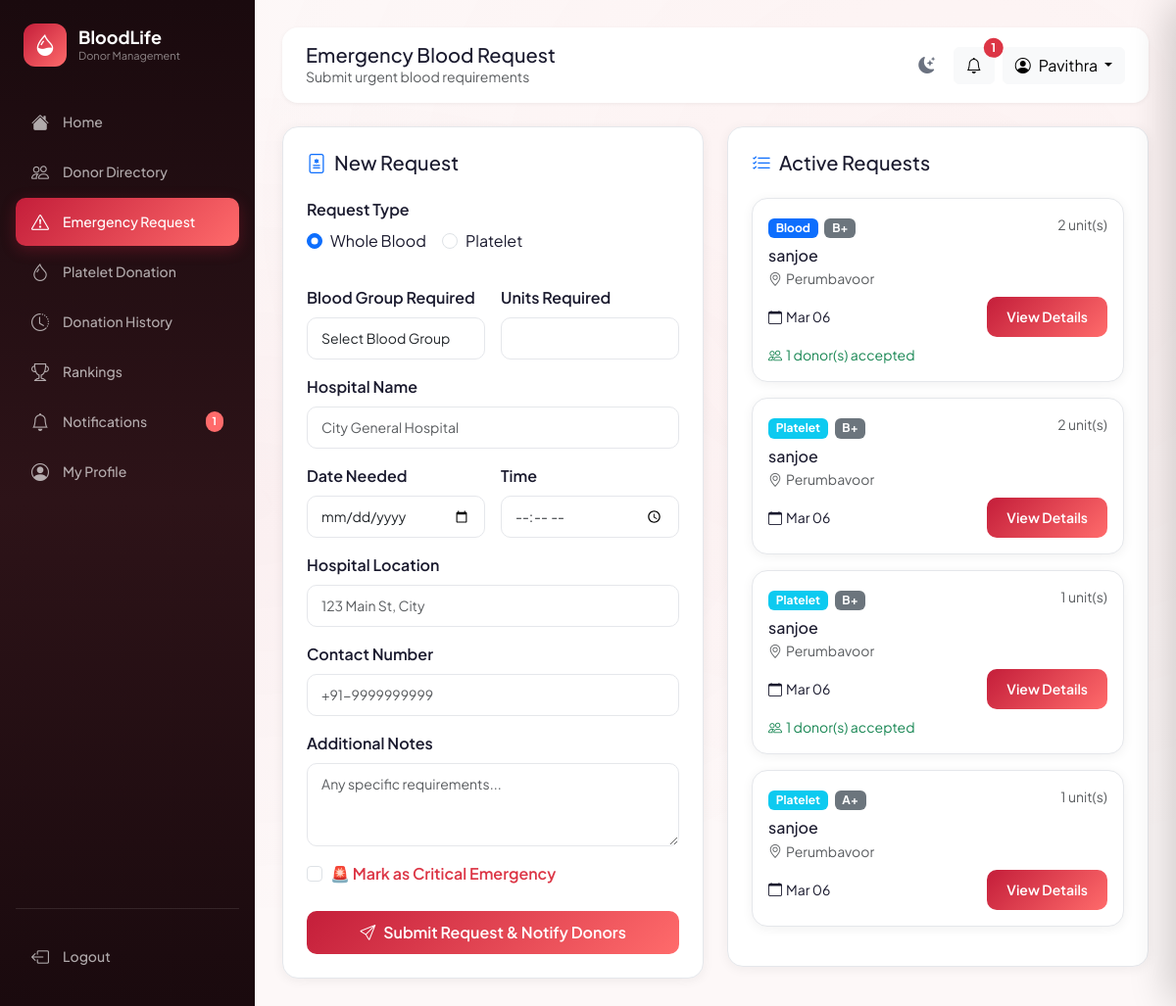
The page /requests/ (signed in) on the database its author committed.
### app/models.py (models this page shows, shortened)
class User(UserMixin, db.Model):
    __tablename__ = 'users'
    id = db.Column(db.Integer, primary_key=True)
    name = db.Column(db.String(100), nullable=False)
    email = db.Column(db.String(150), unique=True, nullable=False, index=True)
    password_hash = db.Column(db.String(256), nullable=False)
    role = db.Column(db.String(10), default='user')          # 'user' | 'admin'
    is_active = db.Column(db.Boolean, default=True)
    is_blocked = db.Column(db.Boolean, default=False)
    created_at = db.Column(db.DateTime, default=datetime.utcnow)
    last_login = db.Column(db.DateTime)
    profile = db.relationship('DonorProfile', back_populates='user',
                               uselist=False, cascade='all, delete-orphan')
    blood_requests = db.relationship('BloodRequest', back_populates='requester',
                                      foreign_keys='BloodRequest.user_id',
                                      cascade='all, delete-orphan')
    donation_history = db.relationship('DonationHistory', back_populates='donor',
                                        cascade='all, delete-orphan')
    platelet_donations = db.relationship('PlateletDonation', back_populates='donor',
                                          cascade='all, delete-orphan')
    notifications = db.relationship('Notification', back_populates='user',
                                     cascade='all, delete-orphan')
    eligibility_checks = db.relationship('EligibilityCheck', back_populates='user',
                                          cascade='all, delete-orphan')
    @property
    def is_admin(self):
        return self.role == 'admin'

class BloodRequest(db.Model):
    __tablename__ = 'blood_requests'
    id = db.Column(db.Integer, primary_key=True)
    user_id = db.Column(db.Integer, db.ForeignKey('users.id'), nullable=False)
    blood_group = db.Column(db.String(5), nullable=False)
    units = db.Column(db.Integer, nullable=False, default=1)
    hospital = db.Column(db.String(200), nullable=False)
    location = db.Column(db.String(300))
    need_date = db.Column(db.Date, nullable=False)
    need_time = db.Column(db.String(10))
    contact = db.Column(db.String(20))
    notes = db.Column(db.Text)
    is_urgent = db.Column(db.Boolean, default=False)
    request_type = db.Column(db.String(10), default='blood')   # 'blood' | 'platelet'
    status = db.Column(db.String(20), default='active')        # 'active' | 'fulfilled' | 'closed'
    created_at = db.Column(db.DateTime, default=datetime.utcnow)
    requester = db.relationship('User', back_populates='blood_requests',
                                 foreign_keys=[user_id])
    responses = db.relationship('RequestResponse', back_populates='request',
                                 cascade='all, delete-orphan')
    @property
    def accepted_count(self):
        return sum(1 for r in self.responses if r.action == 'accept')

class RequestResponse(db.Model):
    __tablename__ = 'request_responses'
    id = db.Column(db.Integer, primary_key=True)
    request_id = db.Column(db.Integer, db.ForeignKey('blood_requests.id'), nullable=False)
    donor_id = db.Column(db.Integer, db.ForeignKey('users.id'), nullable=False)
    action = db.Column(db.String(10))   # 'accept' | 'decline'
    responded_at = db.Column(db.DateTime, default=datetime.utcnow)
    request = db.relationship('BloodRequest', back_populates='responses')
    donor = db.relationship('User')

### app/requests_bp/routes.py (the view, shortened to what this page needs)
@requests.route('/', methods=['GET', 'POST'])
@login_required
def index():
    form = BloodRequestForm()
    active = BloodRequest.query.filter_by(status='active').order_by(
        BloodRequest.created_at.desc()).all()
    return render_template('requests/index.html', form=form, active_requests=active)

### app/templates/requests/index.html (shortened to what this page needs)
{% extends "base.html" %}
{% block page_title %}Emergency Blood Request{% endblock %}
{% block page_subtitle %}Submit urgent blood requirements{% endblock %}
{% block content %}
<div class="row g-4">
    <div class="col-lg-6">
        <div class="card-custom p-4">
            <h5 class="mb-4"><i class="bi bi-file-medical me-2 text-primary"></i>New Request</h5>
            <form method="POST" novalidate>
                <div class="row g-3">
                    <div class="col-12 mb-3">
                        <label class="form-label fw-semibold">Request Type</label>
                        <div class="d-flex gap-3">
                            {% for value, label in form.request_type.choices %}
                            <div class="form-check">
                                <input class="form-check-input" type="radio" name="request_type" id="type_{{ value }}" value="{{ value }}" {{ 'checked' if value == form.request_type.data }}>
                                <label class="form-check-label" for="type_{{ value }}">{{ label }}</label>
                            </div>
                            {% endfor %}
                        </div>
                    </div>
                    <div class="col-md-6">
                        <label class="form-label fw-semibold">Blood Group Required</label>
                        {{ form.blood_group(class="form-select form-control-custom") }}
                    </div>
                    <div class="col-md-6">
                        <label class="form-label fw-semibold">Units Required</label>
                        {{ form.units(class="form-control form-control-custom", min=1, max=20) }}
                    </div>
                    <div class="col-12">
                        <label class="form-label fw-semibold">Hospital Name</label>
                        {{ form.hospital(class="form-control form-control-custom", placeholder="City General Hospital")
                        }}
                    </div>
                    <div class="col-md-6">
                        <label class="form-label fw-semibold">Date Needed</label>
                        {{ form.need_date(class="form-control form-control-custom", type="date") }}
                    </div>
                    <div class="col-md-6">
                        <label class="form-label fw-semibold">Time</label>
                        {{ form.need_time(class="form-control form-control-custom", type="time") }}
                    </div>
                    <div class="col-12">
                        <label class="form-label fw-semibold">Hospital Location</label>
                        {{ form.location(class="form-control form-control-custom", placeholder="123 Main St, City") }}
                    </div>
                    <div class="col-12">
                        <label class="form-label fw-semibold">Contact Number</label>
                        {{ form.contact(class="form-control form-control-custom", placeholder="+91-9999999999") }}
                    </div>
                    <div class="col-12">
                        <label class="form-label fw-semibold">Additional Notes</label>
                        {{ form.notes(class="form-control form-control-custom", rows=3,
                        placeholder="Any specific requirements...") }}
                    </div>
                    <div class="col-12">
                        <div class="form-check">
                            {{ form.is_urgent(class="form-check-input") }}
                            <label class="form-check-label text-danger fw-semibold" for="is_urgent">
                                🚨 Mark as Critical Emergency
                            </label>
                        </div>
                    </div>
                </div>
                <button type="submit" class="btn btn-primary-custom w-100 mt-4">
                    <i class="bi bi-send me-2"></i>Submit Request &amp; Notify Donors
                </button>
            </form>
        </div>
    </div>
    <div class="col-lg-6">
        <div class="card-custom p-4">
            <h5 class="mb-4"><i class="bi bi-list-check me-2 text-primary"></i>Active Requests</h5>
            {% for req in active_requests %}
            <div class="card-custom p-3 mb-3 {{ 'border-danger' if req.is_urgent }}">
                <div class="d-flex justify-content-between align-items-start mb-2">
                    <div>
                        <span class="badge {{ 'bg-info' if req.request_type == 'platelet' else 'bg-primary' }} me-1">{{ req.request_type|capitalize }}</span>
                        <span class="badge bg-secondary me-1">{{ req.blood_group }}</span>
                    </div>
                    <small class="text-muted">{{ req.units }} unit(s)</small>
                </div>
                <h6 class="mb-1">{{ req.hospital }}</h6>
                <p class="text-muted small mb-2"><i class="bi bi-geo-alt me-1"></i>{{ req.location }}</p>
                <div class="d-flex justify-content-between align-items-center">
                    <small><i class="bi bi-calendar me-1"></i>{{ req.need_date.strftime('%b %d') }}
                        {% if req.need_time %}· {{ req.need_time }}{% endif %}</small>
                    <a href="{{ url_for('requests.view_request', req_id=req.id) }}"
                        class="btn btn-primary-custom btn-sm">View Details</a>
                </div>
                {% if req.accepted_count > 0 %}
                <p class="text-success small mt-2 mb-0"><i class="bi bi-people me-1"></i>{{ req.accepted_count }}
                    donor(s) accepted</p>
                {% endif %}
            </div>
            {% else %}
            <p class="text-muted text-center py-4">No active requests.</p>
            {% endfor %}
        </div>
    </div>
</div>
{% endblock %}

### app/templates/base.html (shortened to what this page needs)
<!DOCTYPE html>
<html lang="en">
<head>
    <link href="https://cdn.jsdelivr.net/npm/bootstrap@5.3.2/dist/css/bootstrap.min.css" rel="stylesheet">
    <link rel="stylesheet" href="https://cdn.jsdelivr.net/npm/bootstrap-icons@1.11.1/font/bootstrap-icons.css">
    <link rel="stylesheet" href="{{ url_for('static', filename='css/style.css') }}">
</head>
<body data-auth="{{ 'true' if current_user.is_authenticated else 'false' }}" >
    <div class="toast-container position-fixed top-0 end-0 p-3" style="z-index:9999;" id="toastContainer"></div>
    {% if current_user.is_authenticated %}
    <aside class="sidebar" id="sidebar">
        <div class="sidebar-logo">
            <div class="sidebar-logo-icon"><i class="bi bi-droplet-half"></i></div>
            <div>
                <h2>BloodLife</h2>
                <span>Donor Management</span>
            </div>
        </div>
        <nav>
            <ul class="list-unstyled">
                <li class="nav-item">
                    <a class="nav-link-custom {% if request.endpoint == 'main.dashboard' %}active{% endif %}"
                        href="{{ url_for('main.dashboard') }}">
                        <i class="bi bi-house-fill"></i><span>Home</span>
                    </a>
                </li>
                <li class="nav-item">
                    <a class="nav-link-custom {% if request.blueprint == 'donor' and 'directory' in request.endpoint %}active{% endif %}"
                        href="{{ url_for('donor.directory') }}">
                        <i class="bi bi-people"></i><span>Donor Directory</span>
                    </a>
                </li>
                <li class="nav-item">
                    <a class="nav-link-custom {% if request.blueprint == 'requests' %}active{% endif %}"
                        href="{{ url_for('requests.index') }}">
                        <i class="bi bi-exclamation-triangle"></i><span>Emergency Request</span>
                        {% set active_count = active_request_count|default(0) %}
                    </a>
                </li>
                <li class="nav-item">
                    <a class="nav-link-custom {% if 'platelet' in request.endpoint|default('') %}active{% endif %}"
                        href="{{ url_for('donor.platelet') }}">
                        <i class="bi bi-droplet"></i><span>Platelet Donation</span>
                    </a>
                </li>
                <li class="nav-item">
                    <a class="nav-link-custom {% if 'history' in request.endpoint|default('') %}active{% endif %}"
                        href="{{ url_for('donor.history') }}">
                        <i class="bi bi-clock-history"></i><span>Donation History</span>
                    </a>
                </li>
                <li class="nav-item">
                    <a class="nav-link-custom {% if 'rankings' in request.endpoint|default('') %}active{% endif %}"
                        href="{{ url_for('donor.rankings') }}">
                        <i class="bi bi-trophy"></i><span>Rankings</span>
                    </a>
                </li>
                <li class="nav-item position-relative">
                    <a class="nav-link-custom {% if 'notifications' in request.endpoint|default('') %}active{% endif %}"
                        href="{{ url_for('requests.notifications') }}">
                        <i class="bi bi-bell"></i><span>Notifications</span>
                        {% set unread = unread|default(0) %}
                        {% if unread > 0 %}
                        <span class="notification-badge ms-auto" id="sidebarNotifBadge">{{ unread }}</span>
                        {% else %}
                        <span class="notification-badge ms-auto d-none" id="sidebarNotifBadge">0</span>
                        {% endif %}
                    </a>
                </li>
                <li class="nav-item">
                    <a class="nav-link-custom {% if 'profile' in request.endpoint|default('') %}active{% endif %}"
                        href="{{ url_for('donor.profile') }}">
                        <i class="bi bi-person-circle"></i><span>My Profile</span>
                    </a>
                </li>
            </ul>
        </nav>
        <div class="mt-auto pt-4" style="border-top: 1px solid rgba(255,255,255,0.1);">
            <a class="nav-link-custom" href="{{ url_for('auth.logout') }}">
                <i class="bi bi-box-arrow-left"></i><span>Logout</span>
            </a>
        </div>
    </aside>
    <main class="main-content" id="mainContent">
        <div class="header mb-4">
            <div class="header-left">
                <div>
                    <h5 class="mb-0">{% block page_title %}Home{% endblock %}</h5>
                    <p class="text-muted mb-0 small">{% block page_subtitle %}{% endblock %}</p>
                </div>
            </div>
            <div class="d-flex align-items-center gap-2">
                <button class="theme-toggle" id="themeToggleBtn" onclick="toggleTheme()" title="Toggle dark/light mode">
                    <i class="bi bi-moon-stars-fill" id="themeIcon"></i>
                </button>
                <button class="btn btn-light position-relative" id="notifBellBtn" onclick="openNotifDrawer()"
                    title="Notifications">
                    <i class="bi bi-bell" id="bellIcon"></i>
                    <span
                        class="position-absolute top-0 start-100 translate-middle badge rounded-pill bg-danger {{ 'd-none' if unread|default(0) == 0 }}"
                        id="headerNotifBadge">
                        {{ unread|default(0) }}
                    </span>
                </button>
                <div class="dropdown">
                    <button class="btn btn-light dropdown-toggle" data-bs-toggle="dropdown">
                        <i class="bi bi-person-circle me-2"></i>{{ current_user.name.split()[0] }}
                    </button>
                </div>
            </div>
        </div>
        {% block content %}{% endblock %}
    </main>
    {% endif %}
</body>
</html>

### rows shown on the page
User: name "Pavithra"
BloodRequest: request_type "Blood", blood_group "B+", units "2", hospital "sanjoe", location "Perumbavoor", need_date "Mar 06", accepted_count "1"
BloodRequest: request_type "Platelet", blood_group "B+", units "2", hospital "sanjoe", location "Perumbavoor", need_date "Mar 06"
BloodRequest: request_type "Platelet", blood_group "B+", units "1", hospital "sanjoe", location "Perumbavoor", need_date "Mar 06", accepted_count "1"
BloodRequest: request_type "Platelet", blood_group "A+", units "1", hospital "sanjoe", location "Perumbavoor", need_date "Mar 06"

### other values the page prints
{{ unread }} "1"
{{ unread|default(0) }} "1"
{{ label }} "Whole Blood" "Platelet"
